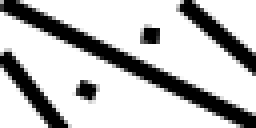
#> input picture Scripts/test.bmp, 64 x 32 px (shown 4 times larger)
$ python EpochPOVGen.py test.bmp out.png   (Python 2 division)
#> lines starting #> are read from the running program, lines starting #| are printed output that depends on the picture; after the words box and inside, x2 and y2 are one past the last pixel; in counts of white or black regions, pixels touching at a corner belong together
#must install Pillow (replacement for PIL) http://python-imaging.github.io/
#pip install Pillow
#if needed...
#install setuptools from here: http://www.lfd.uci.edu/~gohlke/pythonlibs/#setuptools
#install pip from here: http://www.lfd.uci.edu/~gohlke/pythonlibs/#pip
#Need to have VS2008 or higher installed on windows for this to work
#if higher than 2008, run one of the following commands at the console
#VS2010:
#SET VS90COMNTOOLS=%VS100COMNTOOLS%
#VS2012
#SET VS90COMNTOOLS=%VS110COMNTOOLS%
#VS2013
#SET VS90COMNTOOLS=%VS120COMNTOOLS%
from PIL import Image
import sys
import argparse
import struct
import os

def genHeader(cols, delay):
    output = ""
    output += "PROGMEM uint32_t imageData[] = {\n"
    for c in cols:
        output += "\t0x%0.8X,\n" % c

    output += "};\n"
    output += "const uint8_t imageSize = %d;\n" % len(cols)
    output += "const uint8_t frameDelay = %d;\n" % delay
    return output

def printCols(cols):
    for c in cols:
        for y in range(32):
            if c & (1 << y) > 0:
                sys.stdout.write("X")
            else:
                sys.stdout.write(".")
        print ""

_invert = False
_flip = False
_upload = False
_filename = ""
_header = ""
_delay = 4
_clear = False


parser = argparse.ArgumentParser()
parser.add_argument("input_img", help="BMP image to process. Must be 32 pixels high.")
parser.add_argument("output_header", help="File to output C image data to.")
parser.add_argument("--delay", help="Time (ms) between each column refresh.", type=int)
parser.add_argument("--flip_v", help="Flip image vertically.", action="store_true")
parser.add_argument("--flip_h", help="Flip image horizontally.", action="store_true")
parser.add_argument("--invert", help="Invert image black/white values (negative)", action="store_true")

args = parser.parse_args()

_filename = args.input_img
_header = args.output_header
if args.delay:
    _delay = args.delay
_flip_v = args.flip_v
_flip_h = args.flip_h
_invert = args.invert

cols = []

print "Loading Image: " + _filename
if _filename.endswith(".bmp") != True:
    print "File MUST be a .bmp file!"
    sys.exit()

img = Image.open(_filename).convert("1") #convert 1-bit mode
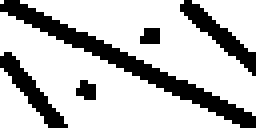
#> img: PIL image 64x32 1 (shown 4 times larger); 75.3% white; 5 black regions (2 under 20 px), largest, box (x1, y1, x2, y2) and area: (0, 0, 64, 32) 281, (45, 0, 64, 19) 96, (0, 13, 17, 32) 92
pixels = img.load()
width = img.size[0]
#> width = 64
height = img.size[1]
#> height = 32

print "Image is %dx%d pixels" % img.size
#| Image is 64x32 pixels
if height != 32:
    print "Image MUST be 32 pixels high!"
    sys.exit()
if width > 128:
    print "Image cannot be more than 128 pixels wide!"
    sys.exit()

if _invert:
    blackVal = 255
else:
    blackVal = 0

for x in range(width):
    col = 0L
    for y in range(height):
        val = pixels[x, y]
        bit = y
        if _flip_v:
            bit = 31 - y
        if val == blackVal:
            col += (1 << bit)
    cols.append(col)
#> after the loop, cols = 64 values, max 4227858928 at index 12, min 1920 at index 17, mean 715504461.5

if _flip_h:
    cols = list(reversed(cols))

if _header != "":
    header = genHeader(cols, _delay)
#> the loop in genHeader, `for c in cols:` made 64 passes
#> c on passes 1 to 12: 114694, 253959, 516111, 2080783, 4161567, 8257566, 16515134, 66584636, 133169276, 264241272, 528482552, 2130706672
    print "Writing header to %s" % _header
    file = open(_header, "w")
    file.write(header)
    file.close()

printCols(cols)
#> the loop in printCols, `for c in cols:` made 64 passes
#> (printed output is left out)

print "Done!"
